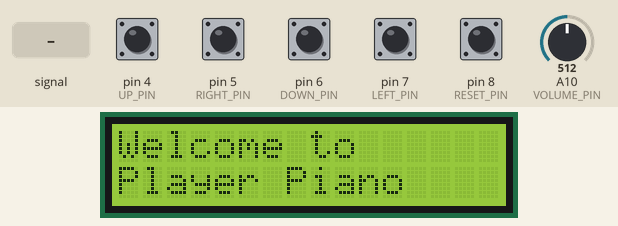
Bench run of a sketch on a simulated Arduino Leonardo, built with avr-gcc and run on an emulated ATmega32U4. Shown: 16×2 character LCD. The inputs (shaded band) are chosen by the test bench; at power-on: pin 4 (UP_PIN), pin 5 (RIGHT_PIN), pin 6 (DOWN_PIN), pin 7 (LEFT_PIN), pin 8 (RESET_PIN) LOW, A10 (VOLUME_PIN) = 512. What the sketch prints to the serial monitor is not drawn.

Above: at 2.1 s.
Timing chart, 0 to 2.1 s (numbered marks = the images above; inputs shaded):
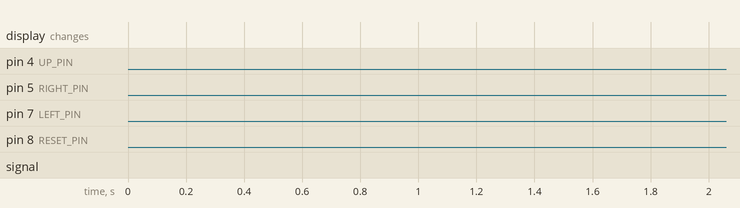

The sketch:

ControlBox.ino
```cpp
                                                                                                                                                                                                                                                                                                                                                                                                                                                                                                                                                                                                                                                          #include <EEPROM.h>
#include <Wire.h>
#include <LiquidCrystal_I2C.h>
#include <MIDIUSB.h>
#include "input.h"
#include "lcd.h"
#include "setting.h"
#include "midi.h"
#include "serial.h"

LiquidCrystal_I2C lcd(0x27, 16, 2);//set the LCD address to 0x27 for a 16 chars and 2 line display

extern const bool DEBUG_MODE = true;

void setup()
{
  initializeInputs();
    initializeLCD();
    printHomeScreen();
    if(DEBUG_MODE) Serial.begin(38400);
    Serial1.begin(38400);

    //send all data to ESP32 for initializationv
    sendAllSettings();
}

void loop()
{
    checkForInput();
    checkSchedule();
    checkForMidiUSB();
}
```

input.cpp
```cpp
#include <EEPROM.h>
#include "input.h"
#include "lcd.h"
#include "serial.h"
#include "setting.h"

void handleInput(int inputPin);

extern const int UP_PIN         = 4;
extern const int DOWN_PIN       = 6;
extern const int LEFT_PIN       = 7;
extern const int RIGHT_PIN      = 5;
extern const int RESET_PIN      = 8;
extern const int VOLUME_PIN     = 10;

struct LastPressed
{
	unsigned long up     = 0;
	unsigned long down   = 0;
	unsigned long left   = 0;
	unsigned long right  = 0;
	unsigned long reset1 = 0;
}; LastPressed lastPressed;
unsigned long  lastPressedOverall = 0;
int            lastAnalog;

void initializeInputs()
{
	pinMode(UP_PIN, INPUT);
	pinMode(DOWN_PIN, INPUT);
	pinMode(LEFT_PIN, INPUT);
	pinMode(RIGHT_PIN, INPUT);
	pinMode(RESET_PIN, INPUT);
	lastAnalog = (analogRead(VOLUME_PIN) / 5);
}

void checkForInput()
{
	unsigned long ms = millis();
	const int BUTTON_COOLDOWN = 500;
	extern const bool DEBUG_MODE;

	if(digitalRead(UP_PIN) == HIGH && lastPressed.up + BUTTON_COOLDOWN <= ms)
		handleInput(UP_PIN);
	else if(digitalRead(DOWN_PIN) == HIGH && lastPressed.down + BUTTON_COOLDOWN <= ms)
		handleInput(DOWN_PIN);
	else if(digitalRead(LEFT_PIN) == HIGH && lastPressed.left + BUTTON_COOLDOWN <= ms)
		handleInput(LEFT_PIN);
	else if(digitalRead(RIGHT_PIN) == HIGH && lastPressed.right + BUTTON_COOLDOWN <= ms)
		handleInput(RIGHT_PIN);
	else if(digitalRead(RESET_PIN) == HIGH && lastPressed.reset1 + BUTTON_COOLDOWN <= ms)
		handleInput(RESET_PIN);
	else
	{
		const int ANALOG_CHANGE_RATE = 5;
		const int ANALOG_WITHIN_RANGE = 20;
		const int ANALOG_CHANGE_TIME = BUTTON_COOLDOWN * 2;
		int analogValue = analogRead(VOLUME_PIN) / 5; //conform analog value from 0-200
		if(DEBUG_MODE) Serial.println(analogValue);
		if((analogValue >= (lastAnalog + ANALOG_CHANGE_RATE) || analogValue <= (lastAnalog - ANALOG_CHANGE_RATE)) && //if volume has changed enough
			(analogValue < (lastAnalog + ANALOG_WITHIN_RANGE) && analogValue >(lastAnalog - ANALOG_WITHIN_RANGE)) && //if volume hasn't changed too much for it to be a glitch
			lastPressedOverall + ANALOG_CHANGE_TIME <= ms)                        //if another button hasn't been pressed within a certain period for it to affect the reading
		{
			//conform analog to certain values if they are within range
			if(analogValue <= 105 && analogValue >= 95)
				analogValue = 100;
			else if(analogValue > 195)
				analogValue = 200;
			else if(analogValue < 5)
				analogValue = 0;
			lastAnalog = analogValue;
			handleInput(VOLUME_PIN); //implied that lastAnalog has also been changed
		}
	}
}

void handleInput(int inputPin)
{
	unsigned long ms = millis();
	switch(inputPin)
	{
	case UP_PIN:
		if(menuState == MenuStates::SETTINGS) //prevent settings from changing while not showing
		{
			lastPressed.up = ms;
			lastPressedOverall = ms;
			changeSetting(1);
			sendSerialToMain(SerialConstants::SETTING_HEADER, currentMenu, EEPROM.read(currentMenu));
			updateDisplay();
		}
		break;
	case DOWN_PIN:
		if(menuState == MenuStates::SETTINGS) //prevent settings from changing while not showing
		{
			lastPressed.down = ms;
			lastPressedOverall = ms;
			changeSetting(-1);
			sendSerialToMain(SerialConstants::SETTING_HEADER, currentMenu, EEPROM.read(currentMenu));
			updateDisplay();
		}
		break;
	case LEFT_PIN:
		lastPressed.left = ms;
		lastPressedOverall = ms;
		currentMenu--;
		if(currentMenu < 0)
			currentMenu = NUM_OF_MENUS - 1;
		menuState = MenuStates::SETTINGS;
		updateDisplay();
		break;
	case RIGHT_PIN:
		lastPressed.right = ms;
		lastPressedOverall = ms;
		currentMenu++;
		if(currentMenu >= NUM_OF_MENUS)
			currentMenu = 0;
		menuState = MenuStates::SETTINGS;
		updateDisplay();
		break;
	case RESET_PIN:
		lastPressed.reset1 = ms;
		exitScreen = ms + SPECIAL_MENU_TIMEOUT;
		sendSerialToMain(SerialConstants::RESET_HEADER, 127, 127);
		menuState = MenuStates::RESET;
		updateDisplay();
		break;
	case VOLUME_PIN:
		exitScreen = ms + SPECIAL_MENU_TIMEOUT;
		menuState = MenuStates::VOLUME;
		sendSerialToMain(SerialConstants::VOLUME_HEADER, lastAnalog, lastAnalog);
		updateDisplay();
		break;
	}
}
```

input.h
```cpp
#ifndef INPUT_H
#define INPUT_H

#include <Arduino.h>

extern unsigned long lastPressedOverall;

extern int lastAnalog;

void initializeInputs();
void checkForInput();

#endif
```

midi.cpp
```cpp
#include <MIDIUSB.h>
#include "midi.h"
#include "serial.h"

void decodeMidi(uint8_t header, uint8_t byte1, uint8_t byte2, uint8_t byte3);

void checkForMidiUSB()
{
	midiEventPacket_t rx; //midi data struct from midiUSB libray
	do
	{
		rx = MidiUSB.read(); //get queued info from USB
		if(rx.header != 0)
		{
			decodeMidi(rx.header, rx.byte1, rx.byte2, rx.byte3);
		}
	} while(rx.header != 0);
}

void decodeMidi(uint8_t header, uint8_t byte1, uint8_t byte2, uint8_t byte3)
{
	const uint8_t NOTE_ON_HEADER        = 9;
	const uint8_t NOTE_OFF_HEADER       = 8;
	const uint8_t CONTROL_CHANGE_HEADER = 8;
	const uint8_t SUSTAIN_STATUS_BYTE   = 176;
	const uint8_t MIN_NOTE_PITCH        = 21;
	//note that ESP32 does bounds checking
	switch(header)
	{
	case NOTE_ON_HEADER:
		sendSerialToMain(SerialConstants::NOTE_HEADER, byte2 - MIN_NOTE_PITCH, byte3);
		break;
	case NOTE_OFF_HEADER:
		sendSerialToMain(SerialConstants::NOTE_HEADER, byte2 - MIN_NOTE_PITCH, 0);
		break;
	case SUSTAIN_STATUS_BYTE:
		if(byte1 == SUSTAIN_STATUS_BYTE)
			sendSerialToMain(SerialConstants::SUSTAIN_HEADER, byte3, byte3);
		break;
	}
}
```

midi.h
```cpp
#ifndef MIDI_H
#define MIDI_H

#include <Arduino.h>

void checkForMidiUSB();

#endif
```

serial.cpp
```cpp
#include "lcd.h"

namespace SerialConstants
{
	extern const byte NOTE_HEADER    = 201;
	extern const byte SUSTAIN_HEADER = 202;
	extern const byte SETTING_HEADER = 203;
	extern const byte RESET_HEADER   = 204;
	extern const byte VOLUME_HEADER  = 205;
}

void sendSerialToMain(byte header, byte setting, byte value)
{
	Serial1.write(header);
	Serial1.write(setting);
	Serial1.write(value);
}
```

serial.h
```cpp
#ifndef SERIAL_H
#define SERIAL_H

#include <Arduino.h>

namespace SerialConstants
{
	extern const uint8_t NOTE_HEADER;
	extern const uint8_t SUSTAIN_HEADER;
	extern const uint8_t SETTING_HEADER;
	extern const uint8_t RESET_HEADER;
	extern const uint8_t VOLUME_HEADER;
}

void sendSerialToMain(uint8_t header, uint8_t setting, uint8_t value);
void sendAllSettings();

#endif
```

setting.cpp
```cpp
#include <EEPROM.h>
#include "setting.h"
#include "lcd.h"
#include "serial.h"
#include "input.h"

void changeSetting(int changeBy)
{
	if(currentMenu != static_cast<int>(SettingID::SCHEDULE_NOTES) &&
	   currentMenu != static_cast<int>(SettingID::HANDLE_NOTES)) //if current menu is not a bool menu
		EEPROM.write(currentMenu, EEPROM.read(currentMenu) + changeBy);
	else
		EEPROM.write(currentMenu, !(static_cast<bool>(EEPROM.read(currentMenu))));
}

void sendAllSettings()
{
	for(int index = 0; index < NUM_OF_MENUS; index++)
	{
		sendSerialToMain(SerialConstants::SETTING_HEADER, index, EEPROM.read(index));
		delay(50);
	}
	sendSerialToMain(SerialConstants::VOLUME_HEADER, lastAnalog, lastAnalog);
}
```

setting.h
```cpp
#ifndef SETTING_H
#define SETTING_H

#include <Arduino.h>

enum class SettingID //same order as menus
{
	HANDLE_NOTES,
	SCHEDULE_NOTES,
	MIN_ACCEPTED_VEL,
	PWM_PERCENT,
	MIN_STARTUP_MS,
	MAX_STARTUP_MS,
	VELOCITY_VAR,
	MIN_OFF_MS,
	MAX_OFF_MS,
	FAST_OFF_MS,
	PEDAL_ON_MS,
	PEDAL_OFF_MS,
	NOTE_TIMEOUT,
	SUSTAIN_TIMEOUT,
	AUTO_RESET_MINS,
	MAX_LEFT_KEYS,
	MAX_RIGHT_KEYS
};

void changeSetting(int changeBy);

#endif
```

lcd.cpp
```cpp
#include <LiquidCrystal_I2C.h>
#include <EEPROM.h>
#include "lcd.h"
#include "input.h"
#include "setting.h"

extern LiquidCrystal_I2C lcd;

const String MENU_NAMES[] ={
  "Handle Notes",
  "Schedule Notes",
  "Min Accepted Vel",
  "Solenoid PWM %",
  "Min Startup Ms",
  "Max Startup Ms",
  "Velocity Var",
  "Min Off Ms",
  "Max Off Ms",
  "Fast Off Ms",
  "Pedal On Ms",
  "Pedal Off Ms",
  "Note Timeout",
  "Sustain Timeout",
  "Auto Reset Mins",
  "Max Left Keys",
  "Max Right Keys"
};

MenuStates       menuState = MenuStates::WELCOME;
int              currentMenu = -1; //initialize current menu as invalid
const int        NUM_OF_MENUS         = sizeof(MENU_NAMES) / sizeof(MENU_NAMES[0]);
const int        SETTING_MENU_TIMEOUT = 20000;
extern const int SPECIAL_MENU_TIMEOUT = 3000;
unsigned long    exitScreen;

void initializeLCD()
{
	lcd.begin();
	lcd.backlight();
}

void printHomeScreen()
{
	lcd.clear();
	lcd.setCursor(0, 0);
	lcd.print("Welcome to");
	lcd.setCursor(0, 1);
	lcd.print("Player Piano");
}

void updateDisplay()
{
	lcd.clear();
	switch(menuState)
	{
	case MenuStates::WELCOME:
		printHomeScreen();
		break;
	case MenuStates::SETTINGS:
		lcd.print(MENU_NAMES[currentMenu]);
		lcd.setCursor(0, 1);
		//see if the current menu is true or false or just a number
		if(currentMenu != static_cast<int>(SettingID::SCHEDULE_NOTES) &&
		   currentMenu != static_cast<int>(SettingID::HANDLE_NOTES)) //if current menu is not a bool menu
			lcd.print(EEPROM.read(currentMenu));
		else
		{
			if(EEPROM.read(currentMenu))
				lcd.print("True");
			else
				lcd.print("False");
		}
		break;
	case MenuStates::VOLUME:
		lcd.setCursor(0, 0);
		lcd.print("Volume");
		lcd.print("          ");
		lcd.setCursor(0, 1);
		lcd.print(lastAnalog);
		lcd.print("%            ");
		break;
	case MenuStates::RESET:
		lcd.clear();
		lcd.setCursor(0, 0);
		lcd.print("Resetting Keys");
		lcd.setCursor(0, 1);
		lcd.print("...");
		break;
	}
}

void checkSchedule()
{
	unsigned long ms = millis();
	if(ms >= lastPressedOverall + SETTING_MENU_TIMEOUT && lastPressedOverall > 0)
	{
		lastPressedOverall = 0;
		if(menuState == MenuStates::SETTINGS) //if another screen isn't scheduled
		{
			menuState = MenuStates::WELCOME;
			updateDisplay();
		}
	}
	if(ms >= exitScreen && exitScreen > 0)
	{
		exitScreen = 0;
		if(lastPressedOverall == 0) //if setting menu is timed out
			menuState = MenuStates::WELCOME;
		else
			menuState = MenuStates::SETTINGS;
		updateDisplay();
	}
}
```

lcd.h
```cpp
#ifndef LCD_H
#define LCD_H

#include <Arduino.h>

enum class MenuStates
{
	WELCOME,
	SETTINGS,
	VOLUME,
	RESET
}; extern MenuStates menuState;

extern const String  MENU_NAMES[];
extern const int     SPECIAL_MENU_TIMEOUT;
extern const int     NUM_OF_MENUS;
extern int           currentMenu;
extern unsigned long exitScreen;

void initializeLCD();
void printHomeScreen();
void updateDisplay();
void checkSchedule();

#endif
```
